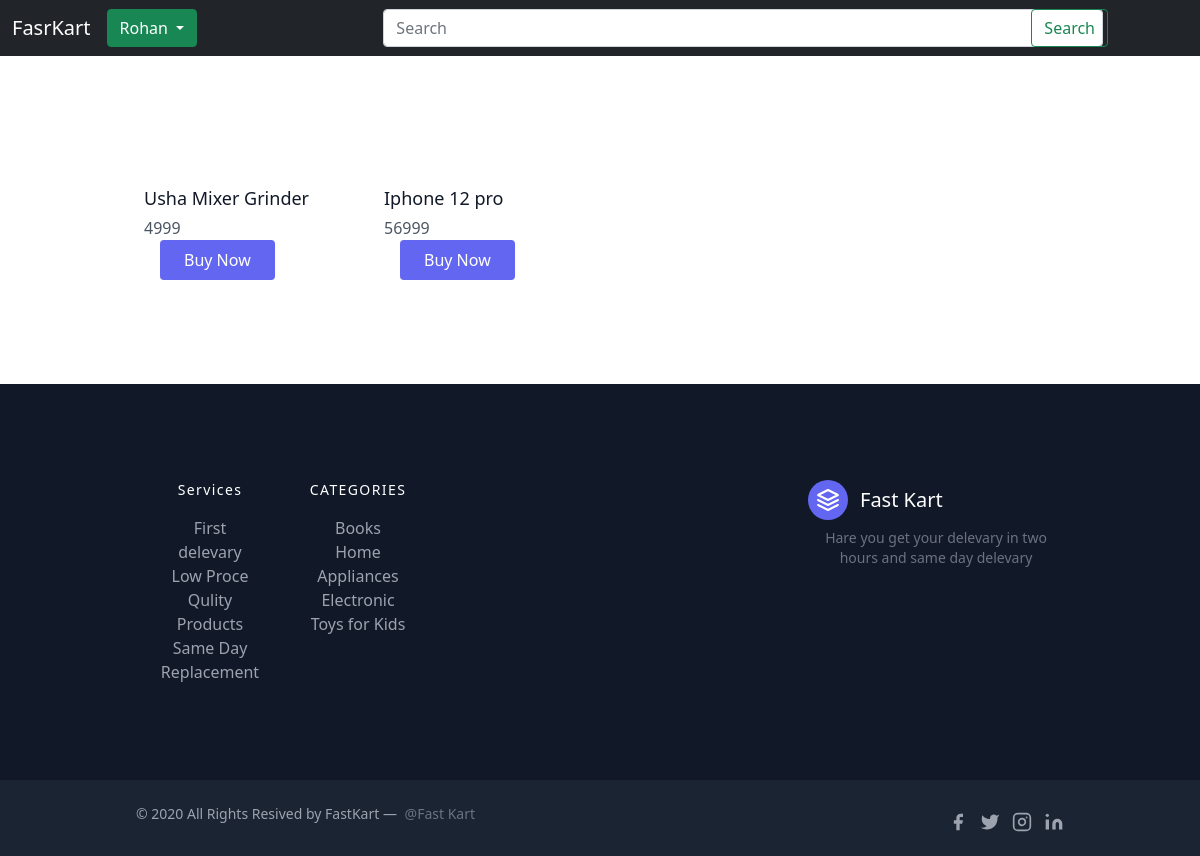
The app's page /cart/ (signed in), older data.
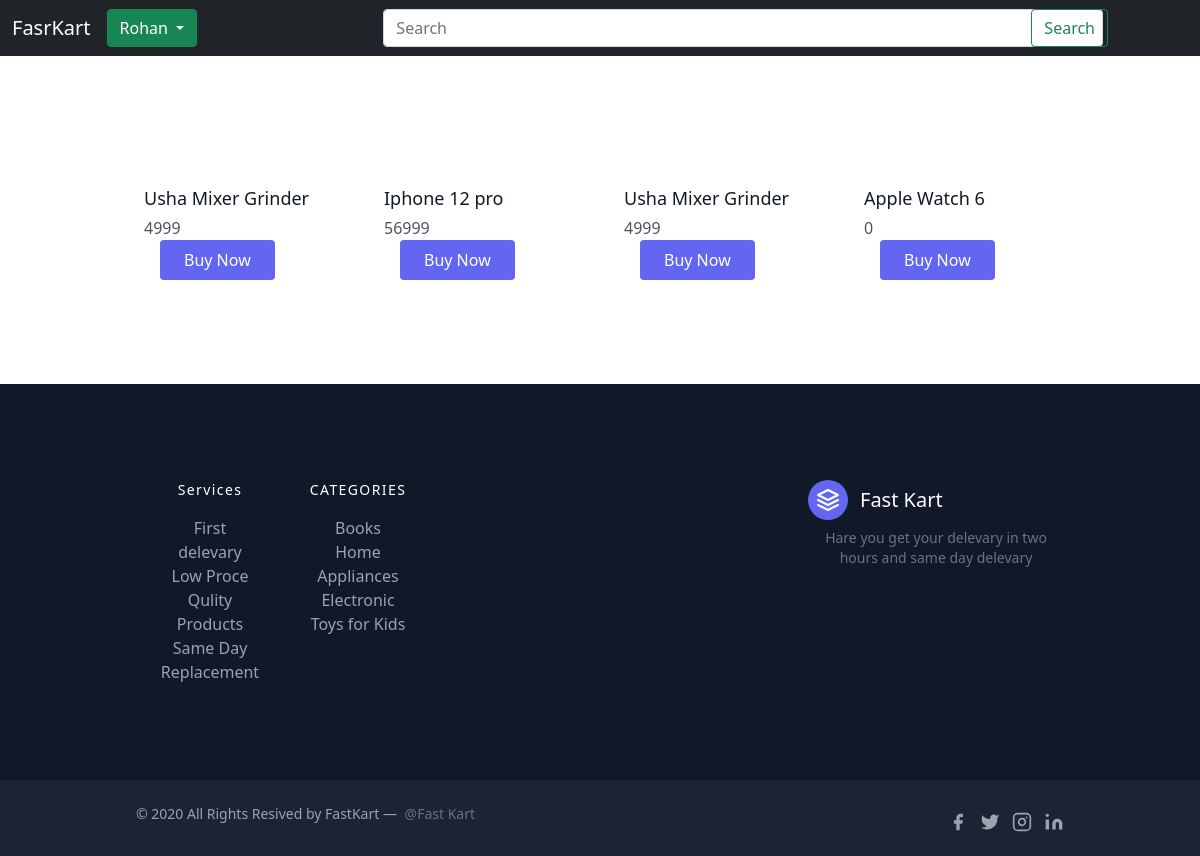
The same page, newer data.
### core/models.py (models this page shows, shortened)
class Cart(models.Model):
    originalId = models.IntegerField(null=False)
    product_name = models.CharField(max_length=30)
    price = models.IntegerField(default='0')
    belongsTo = models.ForeignKey(User, on_delete=models.CASCADE)

### core/views.py (the view)
# urls.py: path('cart/', views.cart, name="cart"),
def cart(request):
    if request.user.is_authenticated:
        cartProd = Cart.objects.filter(belongsTo = request.user)
        params = {"prod": cartProd}
        return render(request, "core/cart.html", params)
    else:
        return render(request, "core/cart.html")

### templates/core/cart.html (shortened to what this page needs)
{% extends 'core/base.html' %}
{% load static %}
{% block css %}
<link rel="stylesheet" href="{% static 'css/search.css' %}"> {% endblock css %}
{% block body %}
<section class="text-gray-600 body-font">
   <div class="container px-5 py-24 mx-auto">
      <div class="flex flex-wrap -m-4">
         {% for prod in prod %}
         <div class="lg:w-1/4 md:w-1/2 p-4 w-full">
            <div class="mt-4">
               <h2 class="text-gray-900 title-font text-lg font-medium">{{prod.product_name}}</h2>
               <p class="mt-1">{{prod.price}}</p>
            </div>
            <a href="/belling/{{prod.originalId}}">
               <button
               class="flex ml-auto text-white bg-indigo-500 border-0 py-2 px-6 focus:outline-none hover:bg-indigo-600 rounded mx-3">Buy
               Now</button>
           </a>
         </div>
         {% endfor %}
      </div>
   </div>
</section>
{% endblock body %}

### templates/core/base.html (shortened to what this page needs)
{% load static %}
<!doctype html>
<html lang="en">
<head>
  <link href="https://cdn.jsdelivr.net/npm/bootstrap@5.0.2/dist/css/bootstrap.min.css" rel="stylesheet"
>
  <link href="https://unpkg.com/tailwindcss@^2/dist/tailwind.min.css" rel="stylesheet">
  <link rel="stylesheet" href="{% static 'css/home.css' %}">
  {% block css %}{% endblock css %}
</head>
<body>
  <nav class="navbar navbar-expand-lg navbar-dark bg-dark">
    <div class="container-fluid">
      <a class="navbar-brand" href="/">FasrKart</a>
      <div class="collapse navbar-collapse" id="navbarSupportedContent">
        <ul class="navbar-nav me-auto mb-2 mb-lg-0">
          {% if user.is_authenticated %}
          <li>
            <div class="dropdown">
              <button class="btn btn-success dropdown-toggle" type="button" id="dropdownMenu2"
                data-bs-toggle="dropdown" aria-expanded="false">
                {{user|title}}
              </button>
            </div>
          </li>
          {% endif %}
        </ul>
        <form class="d-flex" action="/search" method="GET">
          <input class="form-control me-2" type="search" name="quary" placeholder="Search" aria-label="Search"
            id="input">
          <button class="btn btn-outline-success" type="submit" id="serchbtn">Search</button>
        </form>
      </div>
    </div>
  </nav>
  {% block body %} {% endblock body %}
  <footer class="text-gray-400 bg-gray-900 body-font">
    <div
      class="container px-5 py-24 mx-auto flex md:items-center lg:items-start md:flex-row md:flex-nowrap flex-wrap flex-col">
      <div class="w-64 flex-shrink-0 md:mx-0 mx-auto text-center md:text-left md:mt-0 mt-10">
        <a class="flex title-font font-medium items-center md:justify-start justify-center text-white">
          <svg xmlns="http://www.w3.org/2000/svg" fill="none" stroke="currentColor" stroke-linecap="round"
            stroke-linejoin="round" stroke-width="2" class="w-10 h-10 text-white p-2 bg-indigo-500 rounded-full"
            viewBox="0 0 24 24">
            <path d="M12 2L2 7l10 5 10-5-10-5zM2 17l10 5 10-5M2 12l10 5 10-5"></path>
          </svg>
          <span class="ml-3 text-xl">Fast Kart</span>
        </a>
        <p class="mt-2 text-sm text-gray-500">Hare you get your delevary in two hours and same day delevary</p>
      </div>
      <div class="flex-grow flex flex-wrap md:pr-20 -mb-10 md:text-left text-center order-first">
        <div class="lg:w-1/4 md:w-1/2 w-full px-4">
          <h2 class="title-font font-medium text-white tracking-widest text-sm mb-3">Services</h2>
          <nav class="list-none mb-10">
            <li>
              <a class="text-gray-400 hover:text-white">First delevary</a>
            </li>
            <li>
              <a class="text-gray-400 hover:text-white">Low Proce</a>
            </li>
            <li>
              <a class="text-gray-400 hover:text-white">Qulity Products</a>
            </li>
            <li>
              <a class="text-gray-400 hover:text-white">Same Day Replacement</a>
            </li>
          </nav>
        </div>
        <div class="lg:w-1/4 md:w-1/2 w-full px-4">
          <h2 class="title-font font-medium text-white tracking-widest text-sm mb-3">CATEGORIES</h2>
          <nav class="list-none mb-10">
            <li>
              <a class="text-gray-400 hover:text-white">Books</a>
            </li>
            <li>
              <a class="text-gray-400 hover:text-white">Home Appliances</a>
            </li>
            <li>
              <a class="text-gray-400 hover:text-white">Electronic</a>
            </li>
            <li>
              <a class="text-gray-400 hover:text-white">Toys for Kids</a>
            </li>
          </nav>
        </div>
      </div>
    </div>
    <div class="bg-gray-800 bg-opacity-75">
      <div class="container mx-auto py-4 px-5 flex flex-wrap flex-col sm:flex-row">
        <p class="text-gray-400 text-sm text-center sm:text-left">© 2020 All Rights Resived by FastKart —
          <a href="https://twitter.com/knyttneve" class="text-gray-500 ml-1" rel="noopener noreferrer"
            target="_blank">@Fast Kart</a>
        </p>
        <span class="inline-flex sm:ml-auto sm:mt-0 mt-2 justify-center sm:justify-start">
          <a class="text-gray-400">
            <svg fill="currentColor" stroke-linecap="round" stroke-linejoin="round" stroke-width="2" class="w-5 h-5"
              viewBox="0 0 24 24">
              <path d="M18 2h-3a5 5 0 00-5 5v3H7v4h3v8h4v-8h3l1-4h-4V7a1 1 0 011-1h3z"></path>
            </svg>
          </a>
          <a class="ml-3 text-gray-400">
            <svg fill="currentColor" stroke-linecap="round" stroke-linejoin="round" stroke-width="2" class="w-5 h-5"
              viewBox="0 0 24 24">
              <path
                d="M23 3a10.9 10.9 0 01-3.14 1.53 4.48 4.48 0 00-7.86 3v1A10.66 10.66 0 013 4s-4 9 5 13a11.64 11.64 0 01-7 2c9 5 20 0 20-11.5a4.5 4.5 0 00-.08-.83A7.72 7.72 0 0023 3z">
              </path>
            </svg>
          </a>
          <a class="ml-3 text-gray-400">
            <svg fill="none" stroke="currentColor" stroke-linecap="round" stroke-linejoin="round" stroke-width="2"
              class="w-5 h-5" viewBox="0 0 24 24">
              <rect width="20" height="20" x="2" y="2" rx="5" ry="5"></rect>
              <path d="M16 11.37A4 4 0 1112.63 8 4 4 0 0116 11.37zm1.5-4.87h.01"></path>
            </svg>
          </a>
          <a class="ml-3 text-gray-400">
            <svg fill="currentColor" stroke="currentColor" stroke-linecap="round" stroke-linejoin="round"
              stroke-width="0" class="w-5 h-5" viewBox="0 0 24 24">
              <path stroke="none"
                d="M16 8a6 6 0 016 6v7h-4v-7a2 2 0 00-2-2 2 2 0 00-2 2v7h-4v-7a6 6 0 016-6zM2 9h4v12H2z"></path>
              <circle cx="4" cy="4" r="2" stroke="none"></circle>
            </svg>
          </a>
        </span>
      </div>
    </div>
  </footer>
</body>
</html>

### static/css/home.css (style rules this page uses)
* { margin: 0; padding: 0; box-sizing: border-box; }
nav #input { width: 45rem; }
nav #serchbtn { position: relative; right: 5rem; }

### static/css/search.css (style rules this page uses)
* { margin: 0; padding: 0; box-sizing: border-box; }

Row changes from the older to the newer data that the page shows:
added Cart: product_name "Usha Mixer Grinder", price "4999"
added Cart: product_name "Apple Watch 6", price "0"
